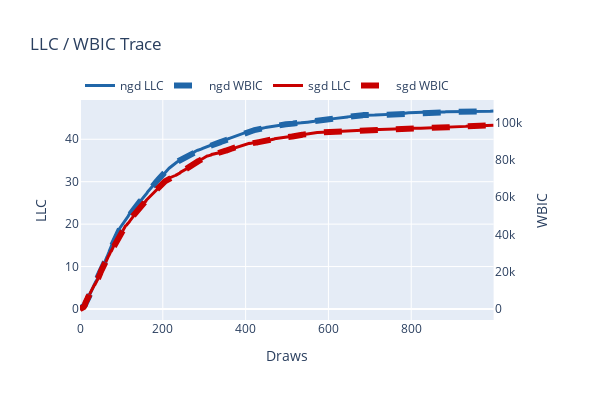

Notebook code cell kept with this figure:
### Code cell
# Check the LLC chains / WBIC chains converged for each model

rlct_converge_plots = {}
for title in models.keys():
    rlct_converge_plot = make_subplots(specs=[[{"secondary_y" : True}]])
    for optim in optimizers:
        color = color_cycle[color_index % len(color_cycle)]
        color_index += 1
        if wbic_histories[title][optim][-1] is not None and llc_histories[title][optim][-1] is not None:
            rlct_converge_plot.add_trace(go.Scatter(
                y=np.mean(llc_histories[title][optim][-1]["llc/moving_avg"],axis=0),
                name=f"{optim} LLC",
                line=dict(color=color, width=3)
            ), secondary_y=False)
            rlct_converge_plot.add_trace(go.Scatter(
                y=wbic_histories[title][optim][-1]["wbic/means"],
                name=f"{optim} WBIC",
                line=dict(color=color, dash="dash", width=6)
            ), secondary_y=True)
    rlct_converge_plot.update_layout(
        title=f"LLC / WBIC Trace",
        xaxis_title="Draws",
        yaxis=dict(
            range=[0,None]
        ),
        width=600,
        height=400,
        legend=dict(
            x=0,
            y=1,
            xanchor='left',
            yanchor='bottom',
            orientation='h',
        ),
    )
    rlct_converge_plot.update_yaxes(title="LLC", secondary_y=False)
    rlct_converge_plot.update_yaxes(title="WBIC",
                                    secondary_y=True,
                                    showgrid=False)
    rlct_converge_plots[title] = rlct_converge_plot
    rlct_converge_plot.show()

### Figure 1 — Plotly figure (JSON) as saved in the notebook; plotly's stock layout.template omitted (floating-point values rounded to 4 significant figures; data arrays with more than 128 entries replaced by an {"elided": "..."} marker saying what was removed)
{"data": [{"line": {"color": "rgb(32, 102, 168)", "width": 3}, "name": "ngd LLC", "type": "scatter", "xaxis": "x", "y": {"elided": "1000 float values"}, "yaxis": "y"}, {"line": {"color": "rgb(32, 102, 168)", "dash": "dash", "width": 6}, "name": "ngd WBIC", "type": "scatter", "xaxis": "x", "y": {"elided": "1000 float values"}, "yaxis": "y2"}, {"line": {"color": "rgb(200, 0, 0)", "width": 3}, "name": "sgd LLC", "type": "scatter", "xaxis": "x", "y": {"elided": "1000 float values"}, "yaxis": "y"}, {"line": {"color": "rgb(200, 0, 0)", "dash": "dash", "width": 6}, "name": "sgd WBIC", "type": "scatter", "xaxis": "x", "y": {"elided": "1000 float values"}, "yaxis": "y2"}], "layout": {"height": 400, "legend": {"orientation": "h", "x": 0, "xanchor": "left", "y": 1, "yanchor": "bottom"}, "title": {"text": "LLC / WBIC Trace"}, "width": 600, "xaxis": {"anchor": "y", "domain": [0, 0.94], "title": {"text": "Draws"}}, "yaxis": {"anchor": "x", "domain": [0, 1], "range": [0, null], "title": {"text": "LLC"}}, "yaxis2": {"anchor": "x", "overlaying": "y", "showgrid": false, "side": "right", "title": {"text": "WBIC"}}}}
